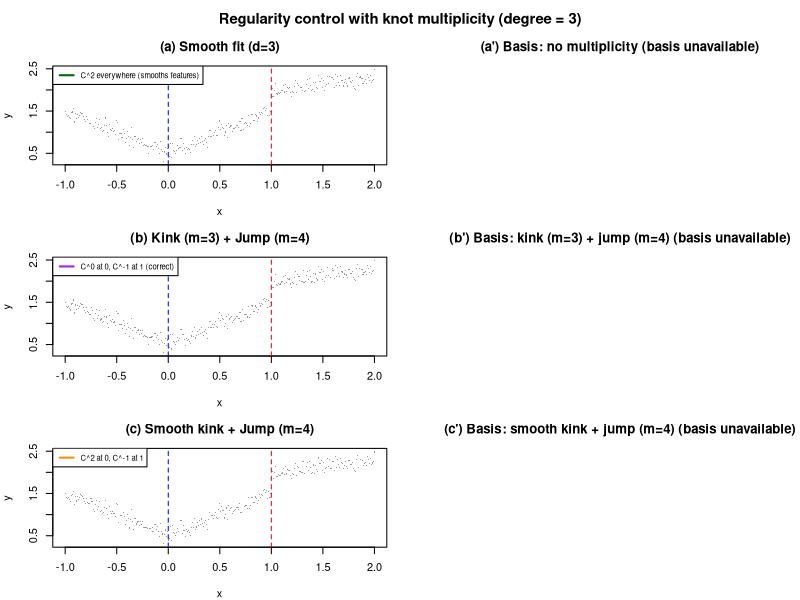

The R source for this figure:
# inst/demo/singularity.R
# ============================================================================
# Demo: Discontinuity and Derivability Singularity
# ============================================================================
# This demo shows how B-spline knot multiplicity controls regularity:
#   - Multiplicity d+1 -> C^-1 : discontinuity (jump)
#   - Multiplicity d   -> C^0  : continuous but non-differentiable (kink, like |x|)
#   - Multiplicity 1   -> C^(d-1) : fully smooth
#
# The knot vectors are built dynamically to work with any degree.
# The corresponding B-spline basis is displayed to show how the
# singularities propagate from the basis to the fit.
# ============================================================================

oldpar <- par(mfrow = c(2,2))


# ---------------------------------------------------------------------------
# Data with both a jump and a kink
# ---------------------------------------------------------------------------
n <- 300
x <- seq(-1, 2, length.out = n)

y <- numeric(n)
for (i in seq_along(x)) {
  if (x[i] < 0)      y[i] <- 0.5 + abs(x[i]) + 0.1 * rnorm(1)
  else if (x[i] < 1) y[i] <- 0.5 + x[i] + 0.1 * rnorm(1)
  else               y[i] <- 2.0 + 0.3 * (x[i] - 1) + 0.1 * rnorm(1)
}


if (!exists("degree")) {
  degree <- 3
}else {degree<-max(degree,1)}


if (degree < 1) stop("Degree must be >= 1")


m_kink <- degree       # Multiplicity for C^0 (kink)
m_jump <- degree + 1   # Multiplicity for C^-1 (jump)

cat("=== Demo with degree =", degree, "===\n")
cat("Kink (x = 0) multiplicity =", m_kink, "(C^0)\n")
cat("Jump (x = 1) multiplicity =", m_jump, "(C^-1)\n\n")

# ---------------------------------------------------------------------------
# Knot vectors
# ---------------------------------------------------------------------------

# (a) No multiplicity: smooth everywhere
knot_a <- c(-1, 0, 0.5, 1, 2)

# (b) Kink at 0, jump at 1
knot_b <- c(-1, rep(0, m_kink), 0.5, rep(1, m_jump), 2)

# (c) Only jump at 1, smooth kink at 0
knot_c <- c(-1, 0, 0.5, rep(1, m_jump), 2)

# Helper to build extended knot sequence (repeated ends)
build_extended_knot <- function(knot, degree) {
  t0 <- knot[1]
  tn <- knot[length(knot)]
  c(rep(t0, degree), knot, rep(tn, degree))
}

# ---------------------------------------------------------------------------
# Fits
# ---------------------------------------------------------------------------

fit_a <- tryCatch(
  quantile_spline(x, y, knot = knot_a, tau = 0.5, degree = degree,
                  monot = 0, convcons = 0, der3cons = 0,
                  solver = "ECOS", callable = TRUE),
  error = function(e) NULL)

fit_b <- tryCatch(
  quantile_spline(x, y, knot = knot_b, tau = 0.5, degree = degree,
                  monot = 0, convcons = 0, der3cons = 0,
                  solver = "ECOS", callable = TRUE),
  error = function(e) NULL)

fit_c <- tryCatch(
  quantile_spline(x, y, knot = knot_c, tau = 0.5, degree = degree,
                  monot = 0, convcons = 0, der3cons = 0,
                  solver = "ECOS", callable = TRUE),
  error = function(e) NULL)

safe_eval <- function(fit, xv) {
  if (is.null(fit)) return(rep(NA, length(xv)))
  tryCatch(fit(xv), error = function(e) rep(NA, length(xv)))
}

# ---------------------------------------------------------------------------
# Build B-spline bases
# ---------------------------------------------------------------------------

x_eval <- seq(-1, 2, length.out = 500)

build_basis <- function(knot, degree) {
  sn <- build_extended_knot(knot, degree)
  BB <- tryCatch(Bspline_base(sn, degree = degree), error = function(e) NULL)
  if (is.null(BB)) return(NULL)
  Bv <- tryCatch(bs_direct(BB, x_eval), error = function(e) NULL)
  list(BB = BB, Bv = Bv, sn = sn)
}

basis_a <- build_basis(knot_a, degree)
basis_b <- build_basis(knot_b, degree)
basis_c <- build_basis(knot_c, degree)

# ---------------------------------------------------------------------------
# Helper: plot basis with singularity markers
# ---------------------------------------------------------------------------
plot_basis <- function(basis, title, kink_x = 0, jump_x = 1, colors = NULL) {
  if (is.null(basis) || is.null(basis$Bv)) {
    plot.new(); title(main = paste(title, "(basis unavailable)"))
    return(invisible())
  }

  Bv <- basis$Bv
  nsplines <- nrow(Bv)

  if (is.null(colors)) {
    colors <- rainbow(nsplines, s = 0.7, v = 0.8)
  }

  ylim <- range(Bv, na.rm = TRUE)
  ylim <- ylim + c(-0.05, 0.15) * diff(ylim)

  matplot(x_eval, t(Bv),
          type = "l", lty = 1, lwd = 1.5, col = colors,
          xlab = "x", ylab = "Basis value",
          main = title, ylim = ylim)

  # Mark singularities
  abline(v = kink_x, col = "blue", lty = 2, lwd = 1.5)
  abline(v = jump_x, col = "red", lty = 2, lwd = 1.5)

  # Count knots and multiplicities
  info <- paste0("degree=", degree,
                 " | n_splines=", nsplines)
  mtext(info, side = 3, line = 0.2, cex = 0.7, col = "gray40")

  legend("topright",
         legend = c("kink (C^0)", "jump (C^-1)"),
         col = c("blue", "red"), lty = 2, lwd = 1.5,
         cex = 0.7, bg = "white")
}

# ---------------------------------------------------------------------------
# Visualization: 3 rows (fit) x 2 columns (fit + basis)
# ---------------------------------------------------------------------------
par(mfrow = c(3, 2), mar = c(4, 4, 3, 1), oma = c(0, 0, 2, 0))

# --- Row 1 : smooth fit + smooth basis ---
plot(x, y, pch = 16, cex = 0.25, col = "gray60",
     main = paste0("(a) Smooth fit (d=", degree, ")"),
     xlab = "x", ylab = "y")
lines(x_eval, safe_eval(fit_a, x_eval), col = "darkgreen", lwd = 2)
abline(v = c(0, 1), col = c("blue", "red"), lty = 2)
legend("topleft", paste0("C^", degree - 1, " everywhere (smooths features)"),
       col = "darkgreen", lty = 1, lwd = 2, cex = 0.7)

plot_basis(basis_a, paste0("(a') Basis: no multiplicity"))

# --- Row 2 : kink + jump fit + singular basis ---
plot(x, y, pch = 16, cex = 0.25, col = "gray60",
     main = paste0("(b) Kink (m=", m_kink, ") + Jump (m=", m_jump, ")"),
     xlab = "x", ylab = "y")
lines(x_eval, safe_eval(fit_b, x_eval), col = "purple", lwd = 2)
abline(v = c(0, 1), col = c("blue", "red"), lty = 2)
legend("topleft", "C^0 at 0, C^-1 at 1 (correct)",
       col = "purple", lty = 1, lwd = 2, cex = 0.7)

plot_basis(basis_b, paste0("(b') Basis: kink (m=", m_kink, ") + jump (m=", m_jump, ")"))

# --- Row 3 : jump only fit + basis with jump ---
plot(x, y, pch = 16, cex = 0.25, col = "gray60",
     main = paste0("(c) Smooth kink + Jump (m=", m_jump, ")"),
     xlab = "x", ylab = "y")
lines(x_eval, safe_eval(fit_c, x_eval), col = "darkorange", lwd = 2)
abline(v = c(0, 1), col = c("blue", "red"), lty = 2)
legend("topleft", paste0("C^", degree - 1, " at 0, C^-1 at 1"),
       col = "darkorange", lty = 1, lwd = 2, cex = 0.7)

plot_basis(basis_c, paste0("(c') Basis: smooth kink + jump (m=", m_jump, ")"))

mtext(paste0("Regularity control with knot multiplicity (degree = ", degree, ")"),
      outer = TRUE, cex = 0.9, font = 2)

# ---------------------------------------------------------------------------
# Console summary
# ---------------------------------------------------------------------------
cat("=== Regularity control with knot multiplicity (degree =", degree, ") ===\n")
cat("Multiplicity m -> regularity C^(d-m)\n")
cat("  m = 1        : C^", degree - 1, " (smooth)\n", sep = "")
if (degree >= 2)
  cat("  m = 2        : C^", degree - 2, " (curvature jumps)\n", sep = "")
if (degree >= 3)
  cat("  m = 3        : C^", degree - 3, " (third derivative jumps)\n", sep = "")
if (degree >= 1)
  cat("  m = ", degree, "       : C^0  (kink, like |x|)\n", sep = "")
cat("  m = ", degree + 1, "       : C^-1 (discontinuity/jump)\n\n", sep = "")

rss <- function(fit) {
  if (is.null(fit)) return(NA)
  sum((y - fit(x))^2, na.rm = TRUE)
}
cat("Residual sum of squares:\n")
cat("  (a) Smooth everywhere :", round(rss(fit_a), 3), "\n")
cat("  (b) Kink + jump       :", round(rss(fit_b), 3), "\n")
cat("  (c) Jump only         :", round(rss(fit_c), 3), "\n\n")

# Summary of basis dimensions
cat("B-spline basis dimensions (n_splines):\n")
if (!is.null(basis_a$Bv)) cat("  (a) Smooth            :", nrow(basis_a$Bv), "\n")
if (!is.null(basis_b$Bv)) cat("  (b) Kink + jump       :", nrow(basis_b$Bv), "\n")
if (!is.null(basis_c$Bv)) cat("  (c) Jump only         :", nrow(basis_c$Bv), "\n")


par(oldpar)
cat("\nDemo completed.\n")
